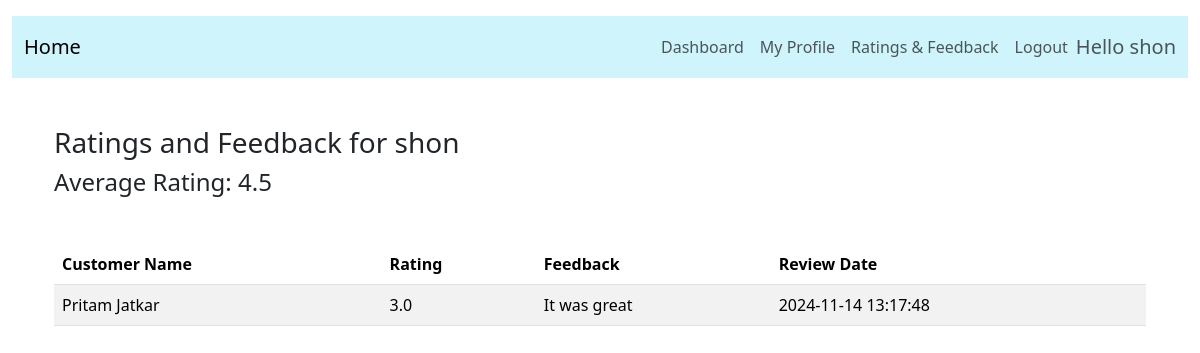
Before: /service_professional/ratings (signed in) with the older database file.
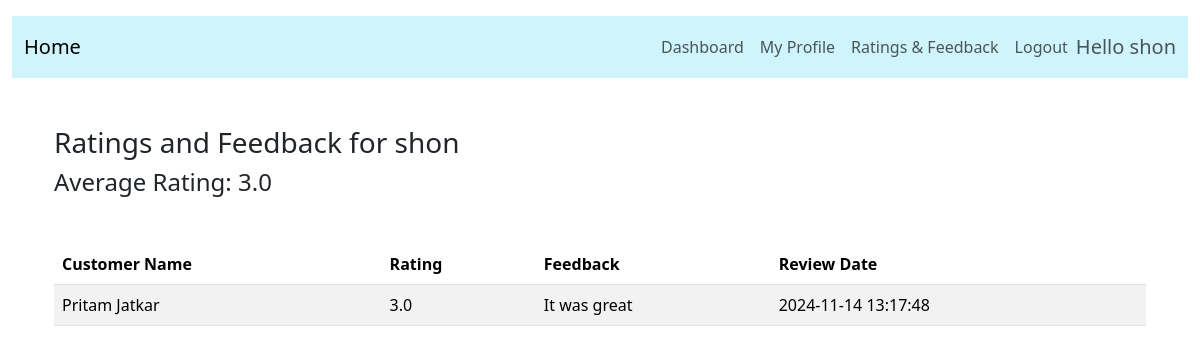
After: the same page with the newer database file.
### application/model.py (models this page shows)
class ServiceProfessional(db.Model):
    id = db.Column(db.Integer, primary_key=True)
    name = db.Column(db.String(80), nullable=False)
    phone = db.Column(db.String(80), nullable=False)
    city = db.Column(db.String(80), nullable=False)
    service_category = db.Column(db.String(80), nullable=False)
    rating = db.Column(db.Float, nullable=True)
    experience = db.Column(db.Integer, nullable=False)
    company_name = db.Column(db.String(80), nullable=False)
    status = db.Column(db.String(80), nullable=False)  # ('blacklisted', 'approved', 'pending')
    price_per_hour = db.Column(db.Float, nullable=False)
    expenses_per_hour = db.Column(db.Float, nullable=True)
    user_id = db.Column(db.Integer, db.ForeignKey('user.id'), nullable=False)
    service_requests = db.relationship('ServiceRequest', backref='service_professional', lazy=True)

### application/routes.py (the view)
@app.route('/service_professional/ratings', methods=['GET'])
def service_professional_ratings():
    user_id = session.get('user_id')
    service_professional = ServiceProfessional.query.filter_by(user_id=user_id).first()
    reviews = Review.query.filter_by(service_professional_id=service_professional.id).all()
    if reviews:
        avg_rating = sum([r.rating for r in reviews]) / len(reviews)
        service_professional.rating = avg_rating
        db.session.commit()
    reviews = db.session.query(Review, Customer).join(Customer, Customer.id == Review.customer_id).filter(Review.service_professional_id == service_professional.id).all()
    return render_template('service_professional_ratings.html', reviews=reviews, service_professional=service_professional)

### templates/service_professional_ratings.html
{% extends "base.html" %}
{% block content %}
    <div class="container mt-4" style="max-height:350px; overflow-y: auto;">
        <h3>Ratings and Feedback for {{ service_professional.name }}</h2>
        <h4>Average Rating: {{ service_professional.rating }}</h4>
        <table class="table table-striped mt-5">
            <thead>
                <tr>
                    <th>Customer Name</th>
                    <th>Rating</th>
                    <th>Feedback</th>
                    <th>Review Date</th>
                </tr>
            </thead>
            <tbody>
                {% for review, customer in reviews %}
                    <tr>
                        <td>{{ customer.name }}</td>
                        <td>{{ review.rating }}</td>
                        <td>{{ review.feedback or 'No feedback provided' }}</td>
                        <td>{{ review.date_review.strftime('%Y-%m-%d %H:%M:%S') }}</td>
                    </tr>
                {% endfor %}
            </tbody>
        </table>
    </div>
{% endblock %}

### templates/navbar.html (shortened to what this page needs)
<nav class="navbar navbar-expand-lg navbar-light bg-info-subtle">
  <div class="container-fluid">
    <a class="navbar-brand" href="/">Home</a>
    <div class="collapse navbar-collapse justify-content-end" id="navbarNavDropdown">
      <ul class="navbar-nav">
        {% if not session['role'] %}
        <li class="nav-item dropdown">
          <a class="nav-link dropdown-toggle" href="#" id="navbarDropdown" role="button" data-bs-toggle="dropdown" aria-expanded="false">
            Register
          </a>
          <ul class="dropdown-menu" aria-labelledby="navbarDropdown">
            <li><a class="dropdown-item" href="{{ url_for('registercustomer') }}">As a Customer</a></li>
            <li><a class="dropdown-item" href="{{ url_for('registerserviceprofessional') }}">As a Service Professional</a></li>
          </ul>
        </li>
        <li class="nav-item">
          <a class="nav-link" href="{{ url_for('Login') }}">Login</a>
        </li>
        {% elif session['role'] == 'service_professional' %}
        <li class="nav-item">
          <a class="nav-link" href="{{ url_for('service_professional_dashboard') }}">Dashboard</a>
        </li>
        <li class="nav-item">
          <a class="nav-link" href="{{ url_for('service_professional_profile') }}">My Profile</a>
        </li>
        <li class="nav-item">
          <a class="nav-link" href="{{ url_for('service_professional_ratings') }}">Ratings & Feedback</a>
        </li>
        {%endif%}
        {% if session['role'] %}
        <li class="nav-item">
          <a class="nav-link" href="{{ url_for('logout') }}">Logout</a>
        </li>
        {% endif %}
      </ul>
      {%if session['role']%}
      <span class="navbar-text fs-5">
        Hello {{session.get('name')}}
      </span>
      {%endif%}
    </div>
  </div>
</nav>

Changed rows visible on the page:
changed ServiceProfessional "shon": rating "4.5" → "3.0"
